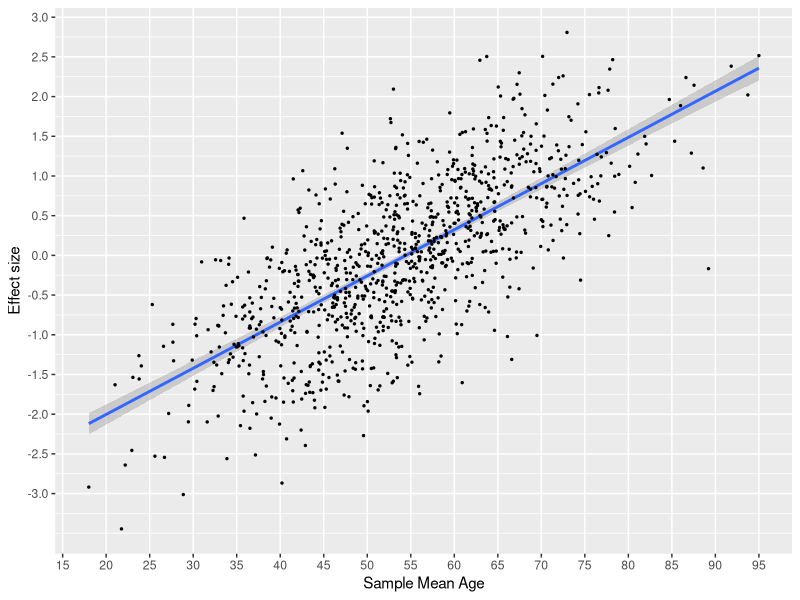
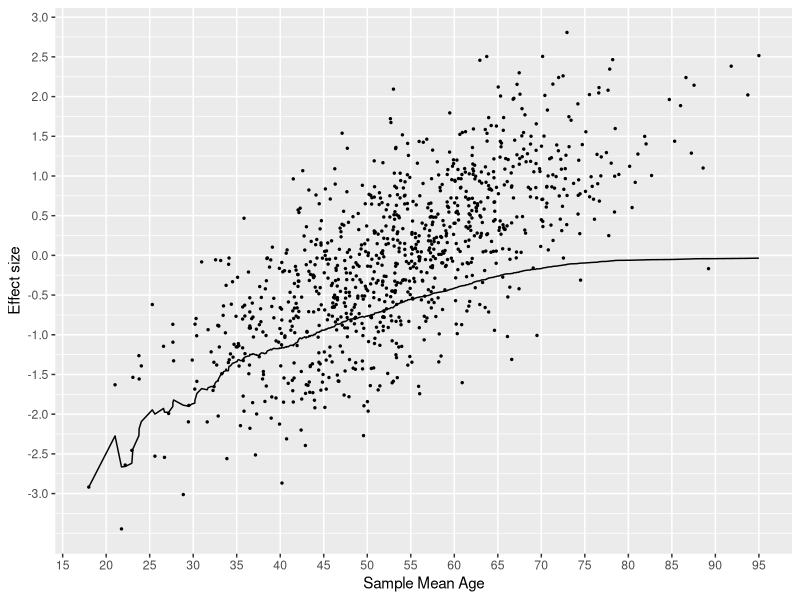

Write R code to recreate these figures, in order.
library(dplyr)
library(ggplot2)

# generate artificial data
simdata = 
  data.frame(
    age = rnorm(1000)
  ) %>%
  dplyr::mutate(
    dv = age + rnorm(nrow(.)),
    dv = scale(dv, center = FALSE, scale = TRUE),
    dv = as.numeric(dv),
    age = age - min(age),
    age = age / max(age),
    age = age * (95-18) + 18,
    age = round(age, 2)
  ) %>%
  dplyr::rename(
    sampleMeanAge = age,
    yi = dv
  )

# plot 1: scatterplot + linear best fit of raw data
ggplot(
  simdata,
  aes(x = sampleMeanAge, y = yi)) +
  geom_smooth(
    method = "lm" # linear best fit line
  ) +
  geom_point(
    size = 0.5
  ) +
  scale_x_continuous(
    "Sample Mean Age",
    limits = c(18, 95),
    breaks = seq(15, 100, 5)
  ) +
  scale_y_continuous(
    "Effect size",
    breaks = seq(-3, 3, 0.5)
  ) +
  theme(
    panel.grid.minor.x = element_blank()
  )

# plot 2: scatterplot of raw data + cumulative line
ggplot(
  simdata %>%
    dplyr::arrange(sampleMeanAge) %>%
    dplyr::mutate(yi_cumulative = cummean(yi)),
  aes(x = sampleMeanAge)) +
  geom_line(
    aes(y = yi_cumulative) # spaghetti line
  ) +
  geom_point(
    aes(y = yi),
    size = 0.5
  ) +
  scale_x_continuous(
    "Sample Mean Age",
    limits = c(18, 95),
    breaks = seq(15, 100, 5)
  ) +
  scale_y_continuous(
    "Effect size",
    breaks = seq(-3, 3, 0.5)
  ) +
  theme(
    panel.grid.minor.x = element_blank()
  )
